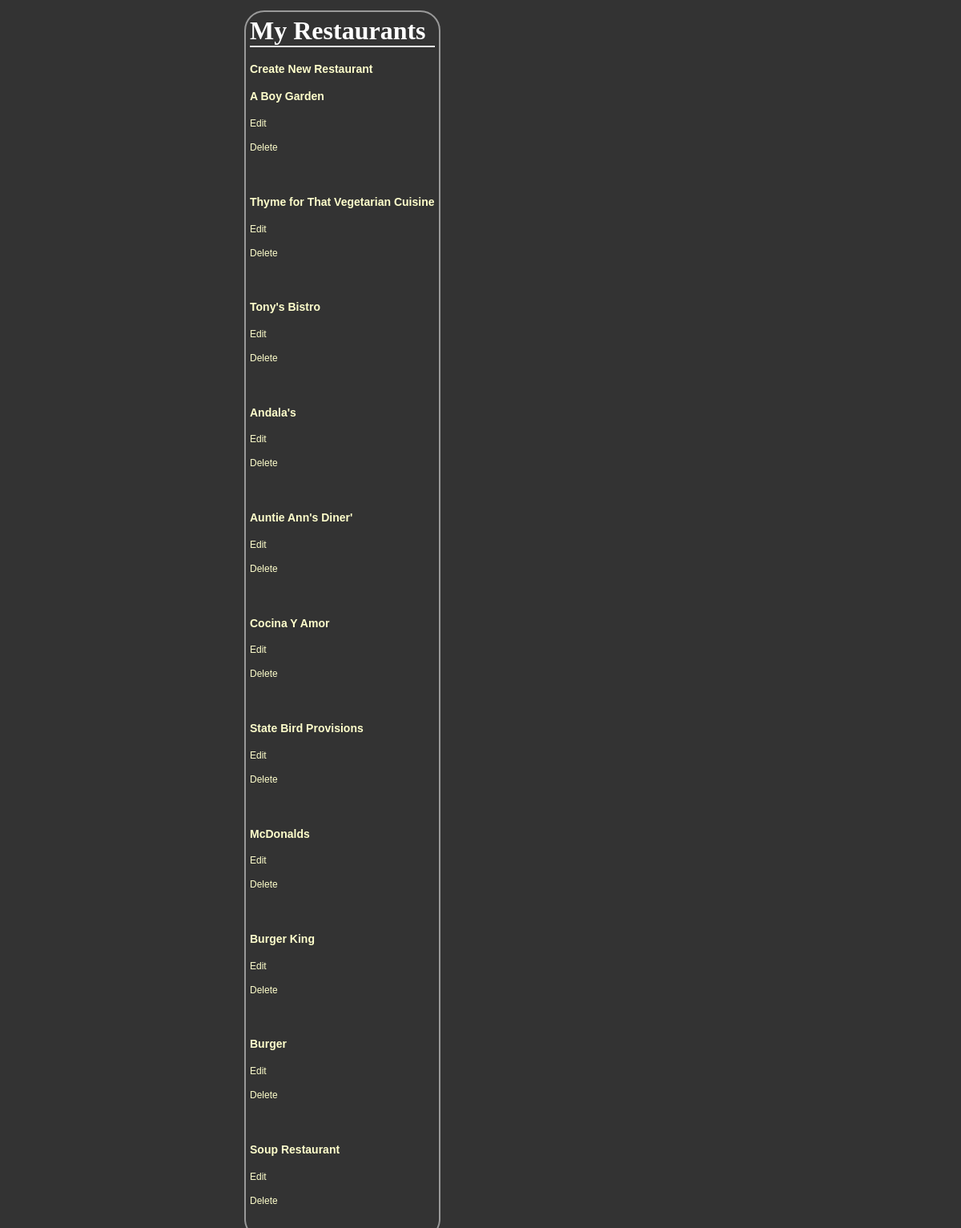
The app's page /restaurants with its own data.
### database_setup.py (models this page shows, shortened)
class Restaurant(Base):
    __tablename__ = 'restaurant'
    id = Column(Integer, primary_key=True)
    name = Column(String(250), nullable=False)

### finalproject.py (the view)
@app.route('/')
@app.route('/restaurants')
def showRestaurants():
    restaurants = session.query(Restaurant).all()
    return render_template('restaurants.html', restaurants=restaurants)

### templates/restaurants.html (shortened to what this page needs)
<html>
<head>
	<link rel=stylesheet type=text/css href="{{ url_for('static', filename='styles 2.css') }}">
</head>
</head>
<body>
	<div class='pane'>
	<h1>My Restaurants</h1>
	<h3><a href="{{ url_for('newRestaurant') }}">Create New Restaurant</a></h3>
	{% for restaurant in restaurants %}
	<p><h3><a href="{{ url_for('showMenu', restaurant_id=restaurant.id) }}">{{ restaurant.name }}</a></h3></p>
	<p><a href="{{ url_for('editRestaurant', restaurant_id=restaurant.id) }}">Edit</a></p>
	<p><a href="{{ url_for('deleteRestaurant', restaurant_id=restaurant.id) }}">Delete</a></p>
	<br>
	{% endfor %}
	</div>
</body>
</html>

### static/styles 2.css (style rules this page uses)
body { font-family: sans-serif; color: white; background-color: #333333; background-image: url('https://cloud.githubusercontent.com/assets/9041401/6119508/7cbced14-b07e-11e4-9dbd-f01488203879.jpg'); }
h1, h2, h3, h4 { color: #FFFFFF; }
h1, h2 { font-family: 'Georgia', serif; margin: 0; }
h1 { border-bottom: 2px solid #eee; }
p { color: #ffffff; }
a { text-decoration: none; color:#FFFFCC; font-size: .75em; }
.pane { position:absolute; left: 25%; border: 2px solid; border-radius: 25px; padding: 5px; margin: 5px; border-color: #999999; background-color: #333333; }

### records on screen
Restaurant: name "A Boy Garden"
Restaurant: name "Thyme for That Vegetarian Cuisine"
Restaurant: name "Tony's Bistro"
Restaurant: name "Andala's"
Restaurant: name "Auntie Ann's Diner'"
Restaurant: name "Cocina Y Amor"
Restaurant: name "State Bird Provisions"
Restaurant: name "McDonalds"
Restaurant: name "Burger King"
Restaurant: name "Burger"
Restaurant: name "Soup Restaurant"
